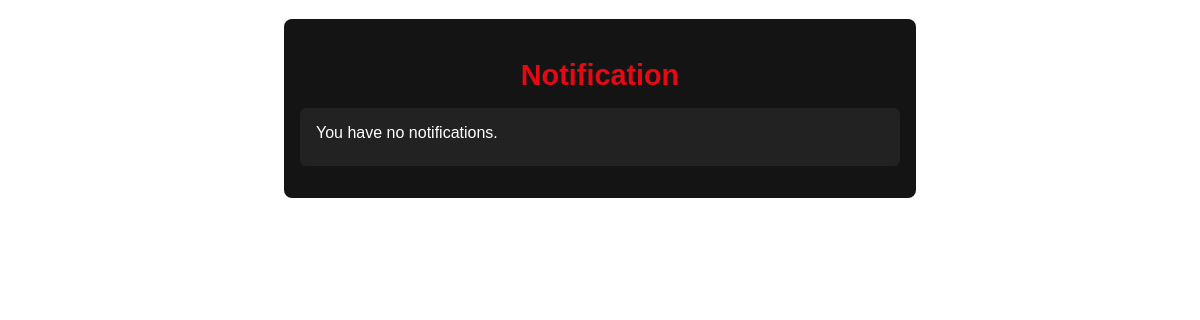
Page /notifications/ (signed in) on the earlier database version.
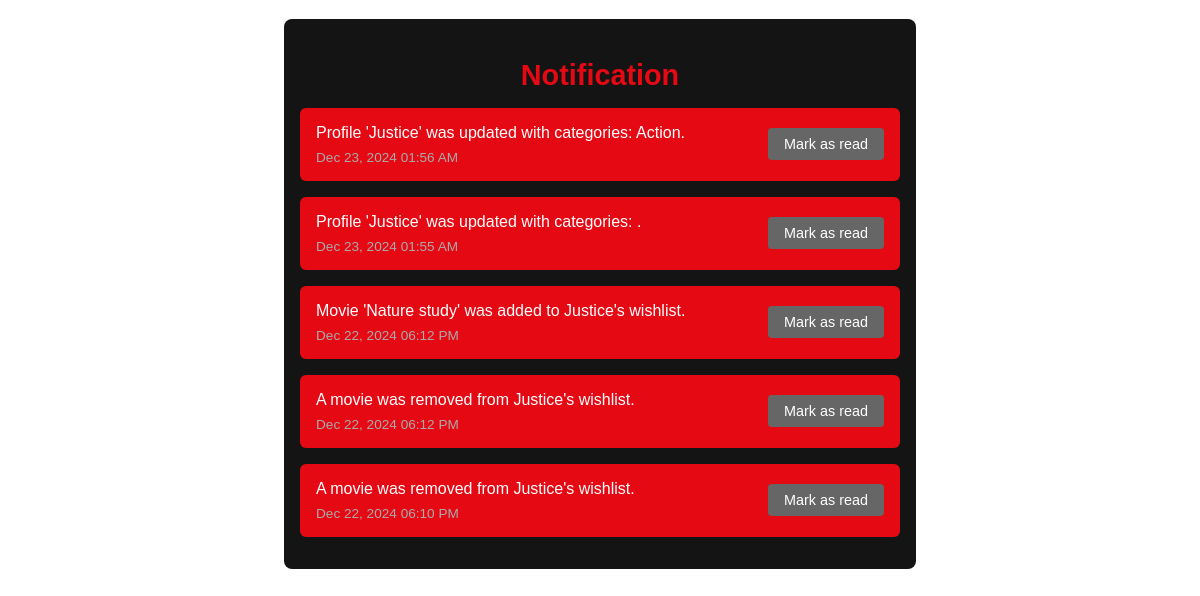
Same page on the later database version.
### netflix/models.py (models this page shows, shortened)
class Notification(models.Model):
    profile = models.ForeignKey(Profile, on_delete=models.CASCADE, related_name="notifications")
    message = models.TextField()
    created_at = models.DateTimeField(auto_now_add=True)
    is_read = models.BooleanField(default=False)

### netflix/views.py (the view)
# urls.py: path('notifications/', notification_view, name='notification_view'),
@login_required
def notification_view(request):
    profile_id = request.session.get('active_profile_id')  # Example session variable
    profile = get_object_or_404(Profile, id=profile_id)
    if not profile:
        return render(request, 'netflix/notifications.html')  # Replace with your template
    notifications = Notification.objects.filter(profile=profile).order_by('-created_at')
    return render(request, 'netflix/notifications.html', {'notifications': notifications})

### templates/netflix/notifications.html (shortened to what this page needs)
<div class="notifications__container">
  <h2 class="notifications__title">Notification</h2>
  <ul class="notifications__list">
    {% for notification in notifications %}
    <li class="notification {% if not notification.is_read %}notification--unread{% endif %}" data-id="{{ notification.id }}">
      <div class="notification__content">
        <p class="notification__message">{{ notification.message }}</p>
        <span class="notification__time">{{ notification.created_at|date:"M d, Y h:i A" }}</span>
      </div>
      {% if not notification.is_read %}
        <button class="notification__mark-read" onclick="markAsRead({{ notification.id }})">Mark as read</button>
      {% endif %}
    </li>
    {% empty %}
      <li class="notification notification--empty">
        <p class="notification__message">You have no notifications.</p>
      </li>
    {% endfor %}
  </ul>
</div>

### templates/netflix/notifications.html (style rules this page uses)
.notifications__container { max-width: 600px; margin: 5mm auto; padding: 1rem; background-color: #141414; border-radius: 8px; color: #fff; font-family: Arial, sans-serif; }
.notifications__title { font-size: 1.8rem; font-weight: bold; margin-bottom: 1rem; text-align: center; color: #e50914; }
.notifications__list { list-style: none; padding: 0; margin: 0; }
.notification { padding: 1rem; margin-bottom: 1rem; border-radius: 6px; background-color: #333; display: flex; justify-content: space-between; align-items: center; transition: background-color 0.3s ease; }
.notification--unread { background-color: #e50914; }
.notification__content { display: flex; flex-direction: column; }
.notification__message { font-size: 1rem; margin: 0 0 0.5rem 0; }
.notification__time { font-size: 0.85rem; color: #aaa; }
.notification__mark-read { padding: 0.5rem 1rem; font-size: 0.9rem; color: #fff; background-color: #666; border: none; border-radius: 4px; cursor: pointer; transition: background-color 0.3s ease, opacity 0.5s ease; }

Differences in the rows shown:
added Notification: message "Profile 'Justice' was updated with categories: Action.", created_at "Dec 23, 2024 01:56 AM"
added Notification: message "Profile 'Justice' was updated with categories: .", created_at "Dec 23, 2024 01:55 AM"
added Notification: message "Movie 'Nature study' was added to Justice's wishlist.", created_at "Dec 22, 2024 06:12 PM"
added Notification: message "A movie was removed from Justice's wishlist.", created_at "Dec 22, 2024 06:12 PM"
added Notification: message "A movie was removed from Justice's wishlist.", created_at "Dec 22, 2024 06:10 PM"
Other differences:
text no longer shown: "You have no notifications."
